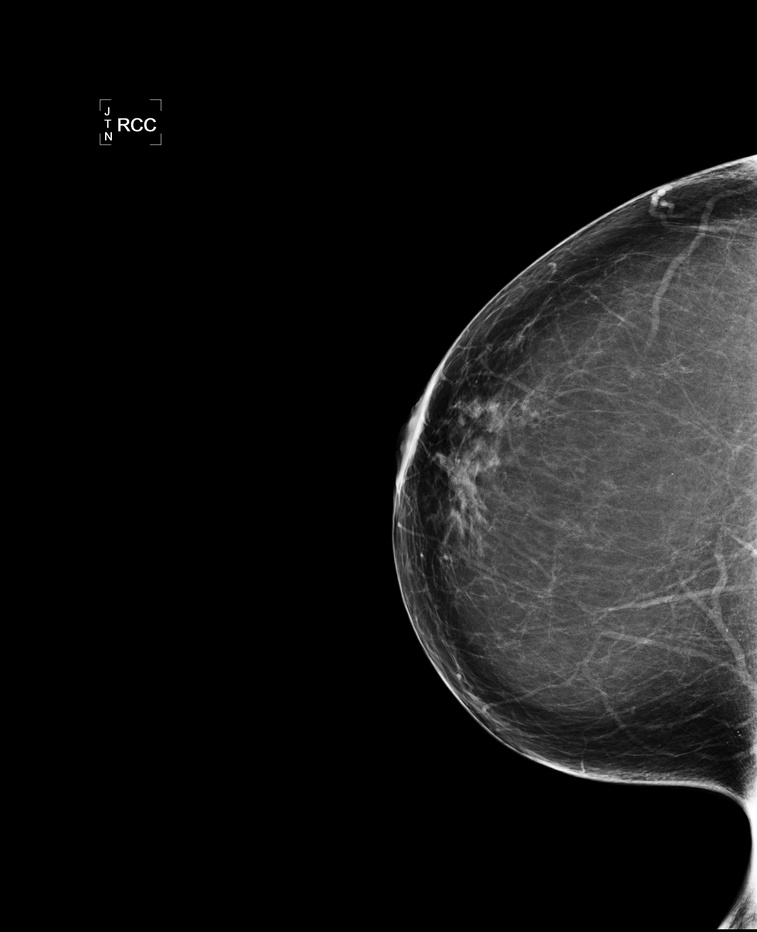
%> input picture sample_cases/case-1-l.jpg, 757 x 932 px, shrunk from 3328 x 4096 before the run
$ octave --eval "result = removeBoundry(imread('../sample_cases/case-1-l.jpg'));"   (GNU Octave 9; MATLAB toolbox functions it lacks are replaced by stand-ins)
%> lines starting %> are read from the running program, lines starting %| are printed output that depends on the picture; in (x1, y1, x2, y2) boxes, pixels count from 0 and x2, y2 are one past the last pixel; in counts of white or black regions, pixels touching at a corner belong together; the program's own positions count from 1
function [processed_image] = removeBoundry(image)
%
% removing the boundry of an image
%
%

binaryImage = imfill(im2bw(image, 0),'holes');
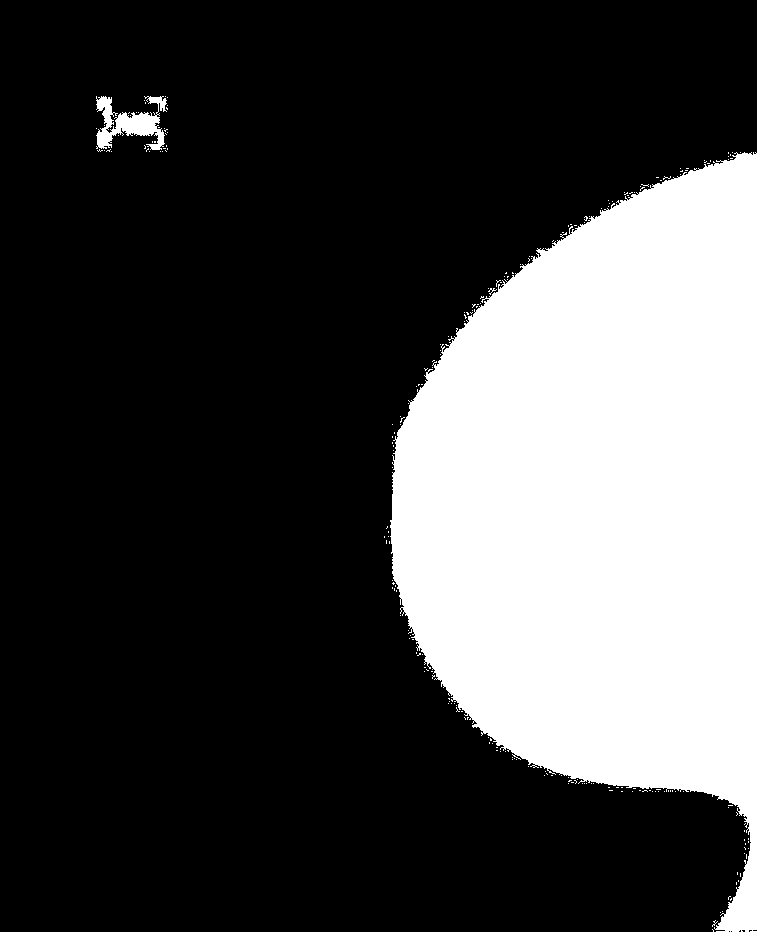
%> binaryImage: size 932x757 logical; 26.7% white; 227 white regions (224 under 20 px), largest, box (x1, y1, x2, y2) and area: (390, 152, 757, 932) 186066, (96, 96, 167, 150) 1808, (488, 288, 497, 295) 20

%It would grow both the sides, hence effective reduction would be only half
s=strel('disk', 40, 0);

complement=~binaryImage;%binary Image

eroded=imerode(complement, strel('disk', 4, 0));%Erode the image by structuring element
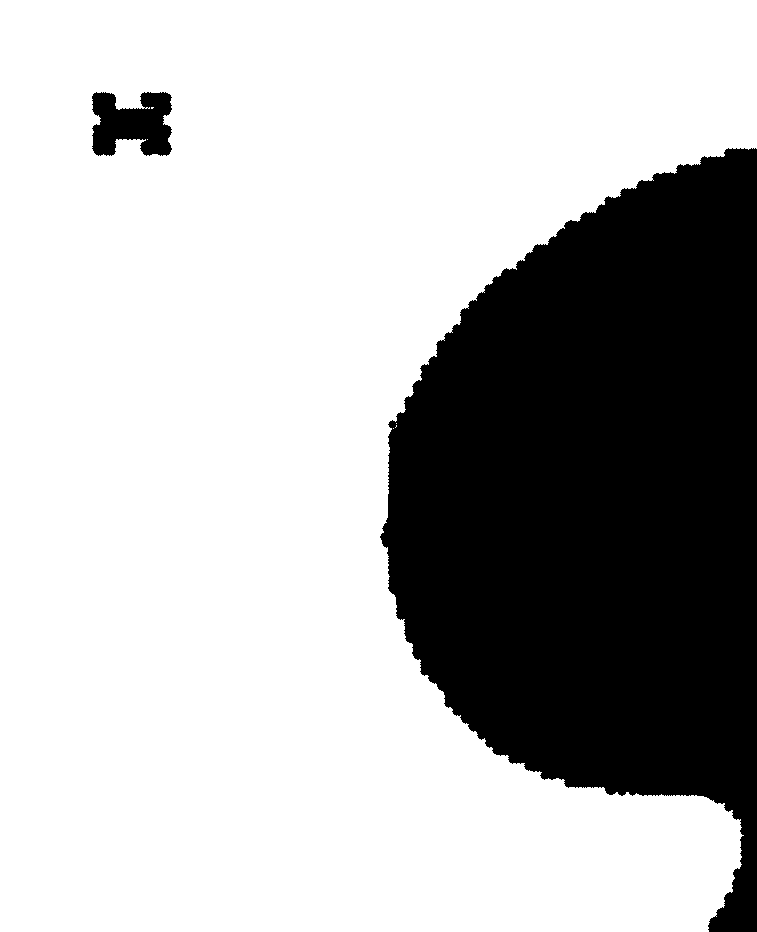
%> eroded: size 932x757 logical; 71.9% white; 2 black regions, box (x1, y1, x2, y2) and area: (380, 148, 757, 932) 194358, (92, 92, 172, 156) 3827

processed_image = imdilate(complement-eroded, s);
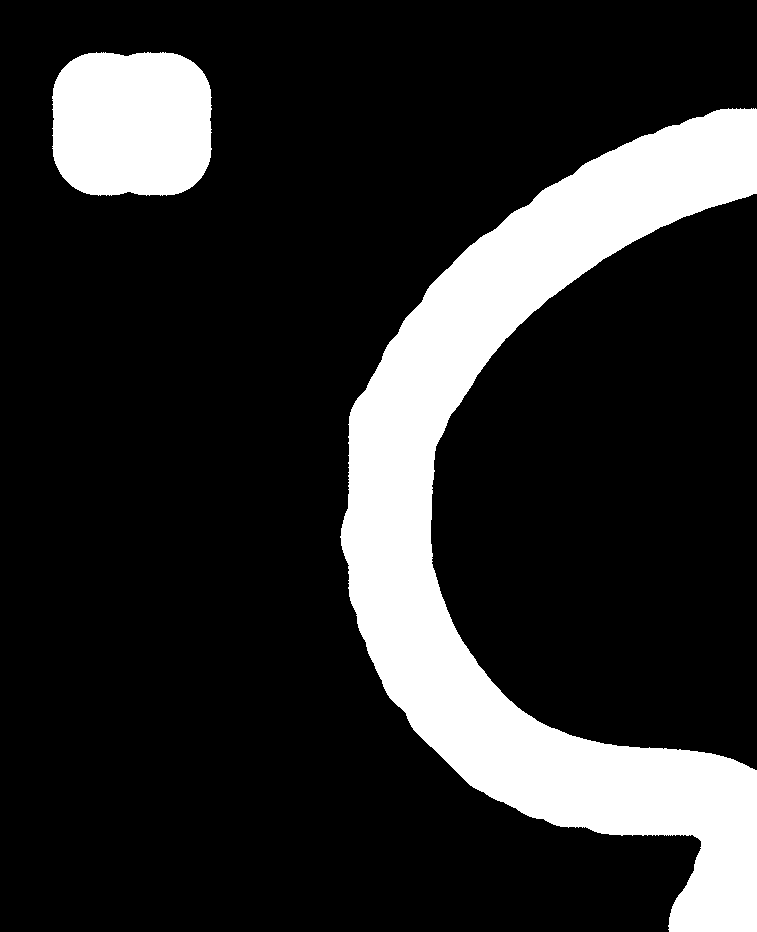
%> processed_image: size 932x757 double; values 0 (black) and 1 (white), 17.7% white; 2 white regions, box (x1, y1, x2, y2) and area: (340, 108, 757, 932) 104354, (52, 52, 212, 196) 20707
